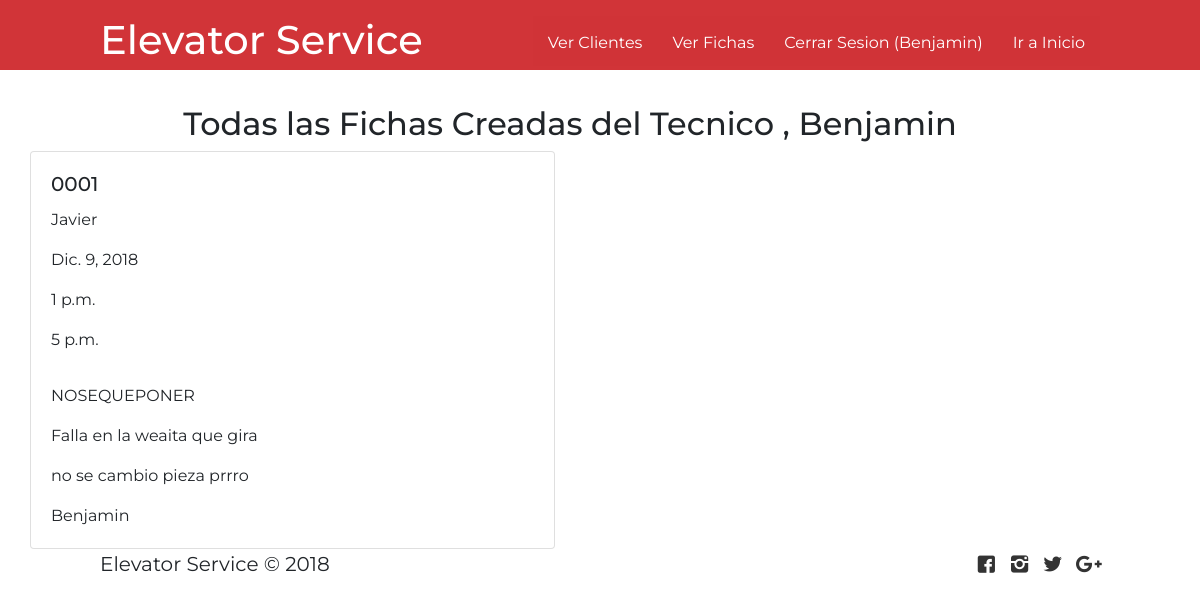
The app's page /trabajadores/fichas (signed in) with its own data.
### ascensor/models.py (models this page shows, shortened)
class OrdenTrabajo (models.Model):
    Folio = models.CharField(primary_key=True, max_length=5)
    Cliente = models.CharField(max_length=40, null=True)
    fecha = models.DateField(blank=True, null=True)
    hora_inicio = models.TimeField(blank=True, null=True)
    hora_termino = models.TimeField(blank=True, null=True)
    Id_ascensor =  models.CharField(max_length=40,blank=True, null=True)
    modelo_ascensor = models.CharField(max_length=200, blank=True, null=True)
    fallas = models.TextField()
    piezas_cambiadas = models.TextField()
    Nombre_Tecnico = models.ForeignKey('auth.User', on_delete=models.CASCADE)

### ascensor/views.py (the view)
# urls.py: url('trabajadores/fichas', views.verFichas, name="fichas"),
def  verFichas (request):
    user = request.user
    orden = OrdenTrabajo.objects.filter(Nombre_Tecnico = user)
    return render(request, 'ascensor/fichas.html', {'orden': orden})

### ascensor/templates/ascensor/fichas.html (shortened to what this page needs)
{% extends 'ascensor/base.html' %}
{% block content %}
{% load static %}
<main>
    <section id="blog">
            <div class="container">
                    <h2 class="animated-fadeInLeft titulo-general">Todas las Fichas Creadas del Tecnico ,  {{user.username}}</h2>
                   <div class="row-2">
                           {% for orde in orden %}
                           <div class="col-12 col-md-6 col-lg-6">
                             <div class="card tarjeta-perro animated bounceInUp">
                             <div class="card-body">
                               <h5  class="card-title">{{orde.Folio}}</h5>
                               <p class="card-text text-truncate">{{ orde.Cliente }}</p>
                               <p class="card-text text-truncate">{{ orde.fecha }}</p>
                               <p class="card-text text-truncate">{{ orde.hora_inicio }}</p>
                               <p class="card-text text-truncate">{{ orde.hora_termino }}</p>
                               <p class="card-text text-truncate">{{ orde.modelo_ascensor }}</p>
                               <p class="card-text text-truncate">{{ orde.fallas }}</p>
                               <p class="card-text text-truncate">{{ orde.piezas_cambiadas }}</p>
                               <p class="card-text text-truncate">{{ orde.Nombre_Tecnico }}</p>
                             </div>
                             </div>
                           </div>
                       </div>
                          {% endfor %}
                   </div>
    </section>
</main>
{% endblock %}

### ascensor/templates/ascensor/base.html (shortened to what this page needs)
{% load static %}
<!DOCTYPE html>
<html>
<head>
 <link rel="stylesheet" href="https://stackpath.bootstrapcdn.com/bootstrap/4.1.3/css/bootstrap.min.css">
<link rel="stylesheet" type="text/css" href="{% static 'fonts/style.css' %}">
<link rel="stylesheet" href="https://cdnjs.cloudflare.com/ajax/libs/animate.css/3.7.0/animate.min.css">
<link href="//cdn.bootcss.com/bootstrap-datetimepicker/4.17.44/css/bootstrap-datetimepicker.min.css" rel="stylesheet">
<link rel="stylesheet" href="https://use.fontawesome.com/releases/v5.4.1/css/all.css"></head>
    <link rel="stylesheet" href="{% static 'css/style.css' %}">
    <link rel="stylesheet" href="{% static 'css/fontello.css' %}">
</head>
<body>
  <header>
    <div class="contenedor">
                <p> <h1> Elevator Service  </h1> </p>
                 <nav class="menu">
                        {% if user.is_authenticated %}
                         {% if user.username == "admin" %}
                         <a href="{% url 'adm.inicio' %}"> Agregar Clientes </a>
                         {% else  %}
                        <a href="{% url 'clientes' %}">Ver Clientes</a>
                        <a href="{% url 'fichas' %}">Ver Fichas</a>
                         {% endif %}
                          {% endif %}
                          {% if user.is_authenticated %}
                          <a href="{% url 'logout' %}">Cerrar Sesion ({{user.username}}) </a>
                          <a href="http://localhost:8000/">Ir a Inicio</a>
                          {% else %}
                     <a href="{% url 'login' %}"> Trabajadores </a>
                     <a href="#"> Quienes Somos </a>
                     <a href="#"> Contactenos </a>
                     <a href="http://localhost:8000/">Ir a Inicio</a>
                     {% endif %}
                </nav>
    </div>
</header>
            {% block content %}
            {% endblock %}
<footer>
                    <div class="contenedor">
                        <p class="copy">Elevator Service &copy; 2018 </p>
                        <div class="sociales">
                            <a class="icon-facebook-squared" href="#"></a>
                            <a class="icon-instagram" href="#"></a>
                            <a class="icon-twitter" href="#"></a>
                            <a class="icon-gplus" href="#"></a>
                        </div>
                    </div>
                </footer>
</body>
</html>

### ascensor/static/css/style.css (style rules this page uses)
* { margin: 0; padding: 0; box-sizing: border-box; }
body { font-family: 'Montserrat', sans-serif; }
header { width: 100%; height: 70px; background:#D13438; color: white; position: fixed; top: 0; left: 0; z-index: 100; }
.contenedor { width: 98%; margin: auto; }
h1 { float: left; }
header .contenedor { display: table; }
section { width: 100%; margin-bottom: 25px; }
footer .contenedor { display: flex; flex-wrap: wrap; justify-content: center; padding-bottom: 25px; }
.copy { font-size: 20px; }
.sociales { width: 100%; text-align: center; font-size: 20px; }
.sociales a { color: #333; text-decoration: none; }
.h1 , h1 { text-align: center; }
@media (min-width:768px) { .sociales { width: auto; } }
@media (min-width:768px) { footer .contenedor { justify-content: space-between; } }
@media (min-width:1024px) { .contenedor { width: 1000px; } }

### ascensor/static/css/menu.css (style rules this page uses)
.menu { position: absolute; top: 50px; left: 0; width: 100%; height: 100vh; background: rgba(209, 52, 56, 0.9); transition: all 0.5s; transform: translate(-100%); }
.menu a { display: block; color: white; height: 50px; text-decoration: none; padding: 15px; border-bottom: 1px solid rgba(255, 255, 255, 0.5); }
@media (min-width:1024px) { .menu { position: static; width: auto; height: auto; transform: translateX(0%); float: right; display: flex; } }
@media (min-width:1024px) { .menu a { border: none; } }

### ascensor/static/css/blog.css (style rules this page uses)
h2 { text-align: center; padding-top: 80px; }

### ascensor/static/css/formularios.css (style rules this page uses)
.container { float: left; top: 20px; }

### ascensor/static/css/crearficha.css (style rules this page uses)
footer { padding-top: 120px; }

### records on screen
OrdenTrabajo: Folio "0001", Cliente "Javier", fecha "Dic. 9, 2018", hora_inicio "1 p.m.", hora_termino "5 p.m.", modelo_ascensor "NOSEQUEPONER", fallas "Falla en la weaita que gira", piezas_cambiadas "no se cambio pieza prrro", Nombre_Tecnico "Benjamin"

### other values on screen
{{ user.username }} "Benjamin"
